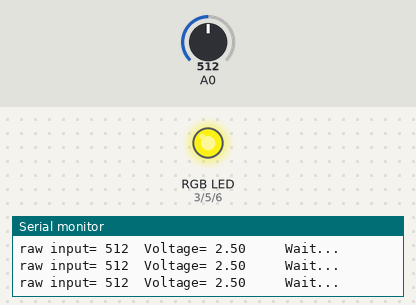
The sketch below on a simulated Arduino Uno, built with avr-gcc and run on an emulated ATmega328P. On the bench: an RGB LED mixed from three pins (HIGH = lit), the last lines printed to the serial monitor. The inputs (shaded band) are chosen by the test bench; at power-on: A0 = 512. Dim RGB values are drawn brighter than linear.

Above: at 1.2 s.
1.3 s: A0 set to 357
4.3 s: A0 set to 331
At 4.7 s:
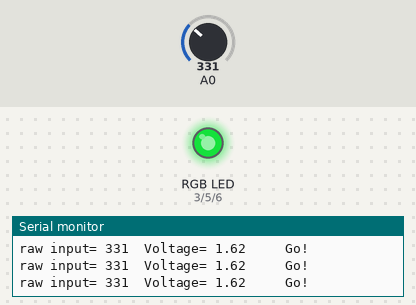
5.8 s: A0 set to 692
At 7.0 s:
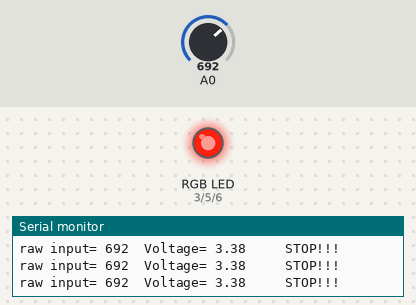
7.3 s: A0 set to 672
At 8.2 s:
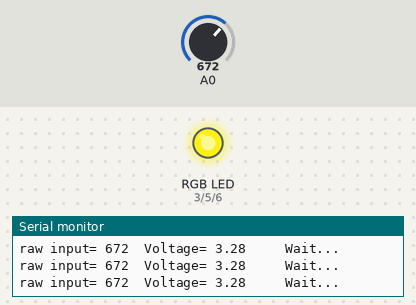
10.3 s: A0 set to 716
At 10.6 s:
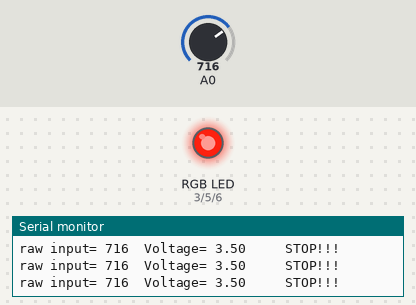
Timing chart, 0 to 13.3 s (numbered marks = the images above; inputs shaded):
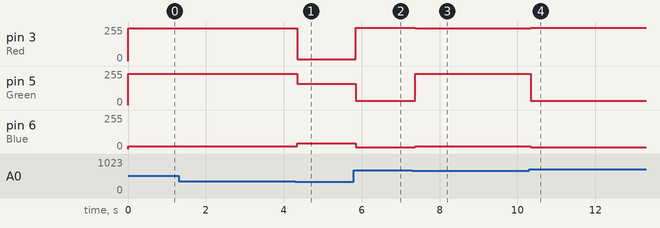

The sketch:

TrafficLightwithPot.ino
```cpp
/*
Using a potentiometer, read the value from an analog input and connect it to an analog output.
The output will change the color of an RGB LED depending on the input.
*/
int Red = 3;
int Green = 5;
int Blue = 6;
void setup() {
  // put your setup code here, to run once:
Serial.begin(9600);  // Set the Baud rate to 9600
pinMode(3, OUTPUT);
pinMode(5, OUTPUT);
pinMode(6, OUTPUT);
}

void loop() {
  // put your main code here, to run repeatedly:
int in = analogRead(A0);        // The analog input is stored as an integer
Serial.print("raw input= ");    // Displaying the raw input directly from the analog input
Serial.print(in);
float volt = in*5.0/1023.0;     // Using y=mx+b, the input from the analog input is used to find the voltage going into the analog input
Serial.print("\t");
Serial.print("Voltage= ");      // The voltage found is displayed on the serial monitor
Serial.print(volt);

if (in <= 341) {                                  // If the potentiometer value is <= 341, LED becomes green
  // The first third of the possible input
  Serial.println("     Go!")  ;                   // display this on serial monitor
  analogWrite(Red, 15);                           // this combination makes green
  analogWrite(Green, 161);
  analogWrite(Blue, 43);
}
else if (in > 341 && in < 682) {                  // If the potentiometer value is >341 and < 682, LED becomes orange
  // The Second third of the possible input
  Serial.println("     Wait...");                 // display this on serial monitor
  analogWrite(Red, 245);                          // this combination makes orange
  analogWrite(Green, 234);
  analogWrite(Blue, 19);
}
else {                                           // otherwise, LED becomes red
  // The third third of the possible input
  Serial.println("     STOP!!!");                // display this on serial monitor
  analogWrite(Red, 249);                         // this combination makes red
  analogWrite(Green, 32);
  analogWrite(Blue, 15);
}

}
```

Measured:
- the behaviour switches between 342 and 341 on A0 (found by bisection; images 0 and 1)
- the behaviour switches between 682 and 681 on A0 (found by bisection; images 2 and 3)
- after the input at 4.3 s, pin 3 (Red): 245/255 → 15/255 at once; pin 5 (Green): 234/255 → 161/255 at once; pin 6 (Blue): 19/255 → 43/255 at once
- after the input at 5.8 s, pin 3 (Red): 15/255 → 249/255 after 0.05 s; pin 5 (Green): 161/255 → 32/255 after 0.05 s; pin 6 (Blue): 43/255 → 15/255 after 0.05 s
- after the input at 7.3 s, pin 3 (Red): 249/255 → 245/255 after 0.08 s; pin 5 (Green): 32/255 → 234/255 after 0.08 s; pin 6 (Blue): 15/255 → 19/255 after 0.08 s
- after the input at 10.3 s, pin 3 (Red): 245/255 → 249/255 after 0.05 s; pin 5 (Green): 234/255 → 32/255 after 0.05 s; pin 6 (Blue): 19/255 → 15/255 after 0.05 s
